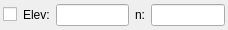
<?xml version="1.0" encoding="UTF-8"?>
<ui version="4.0">
 <class>DockWidget</class>
 <widget class="QDockWidget" name="DockWidget">
  <property name="geometry">
   <rect>
    <x>0</x>
    <y>0</y>
    <width>228</width>
    <height>48</height>
   </rect>
  </property>
  <property name="windowTitle">
   <string>FLO-2D Grid Parameters</string>
  </property>
  <widget class="QWidget" name="dockWidgetContents">
   <property name="maximumSize">
    <size>
     <width>290</width>
     <height>30</height>
    </size>
   </property>
   <layout class="QGridLayout" name="gridLayout">
    <property name="margin">
     <number>3</number>
    </property>
    <item row="0" column="0">
     <layout class="QHBoxLayout" name="horizontalLayout">
      <item>
       <widget class="QCheckBox" name="activeChBox">
        <property name="text">
         <string/>
        </property>
       </widget>
      </item>
      <item>
       <widget class="QLabel" name="label">
        <property name="text">
         <string>Elev:</string>
        </property>
       </widget>
      </item>
      <item>
       <widget class="QLineEdit" name="elevEdit">
        <property name="maximumSize">
         <size>
          <width>80</width>
          <height>16777215</height>
         </size>
        </property>
       </widget>
      </item>
      <item>
       <widget class="QLabel" name="label_2">
        <property name="text">
         <string>n:</string>
        </property>
       </widget>
      </item>
      <item>
       <widget class="QLineEdit" name="mannEdit">
        <property name="maximumSize">
         <size>
          <width>80</width>
          <height>16777215</height>
         </size>
        </property>
       </widget>
      </item>
     </layout>
    </item>
   </layout>
  </widget>
 </widget>
 <resources/>
 <connections/>
</ui>
